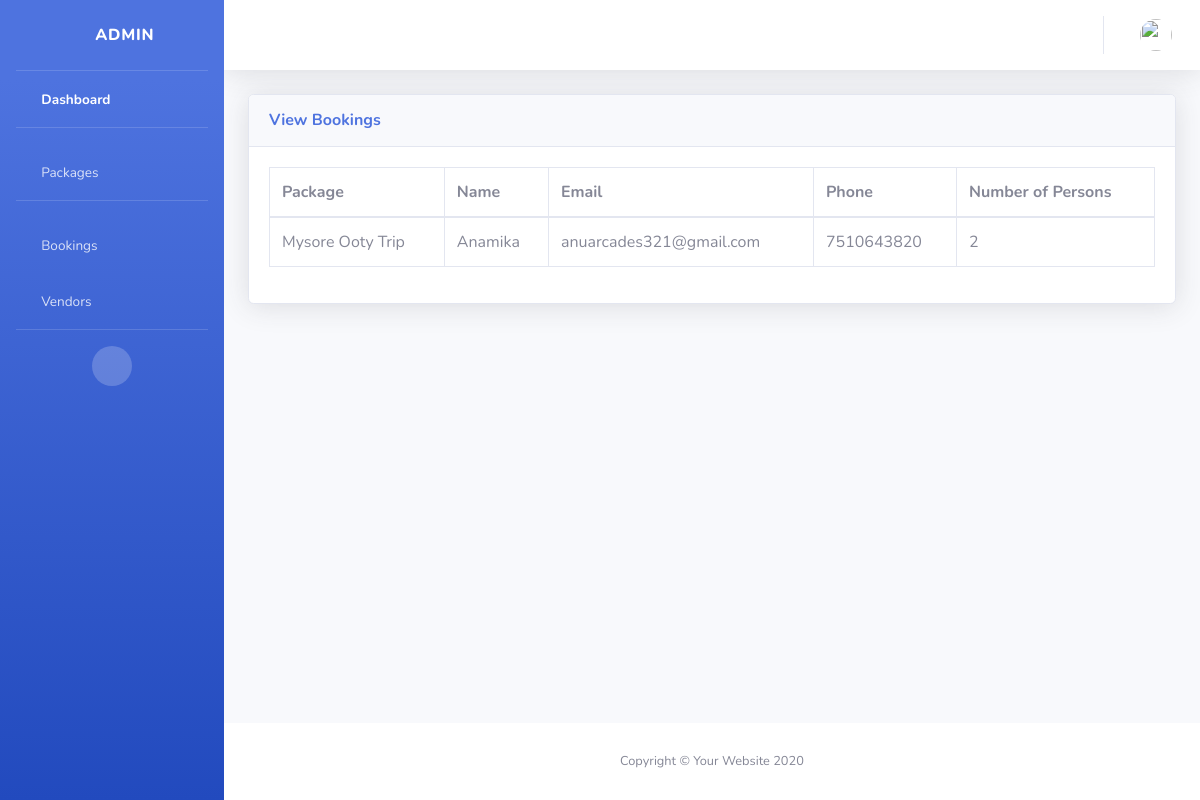
Page /view_bookings/ on the earlier database version.
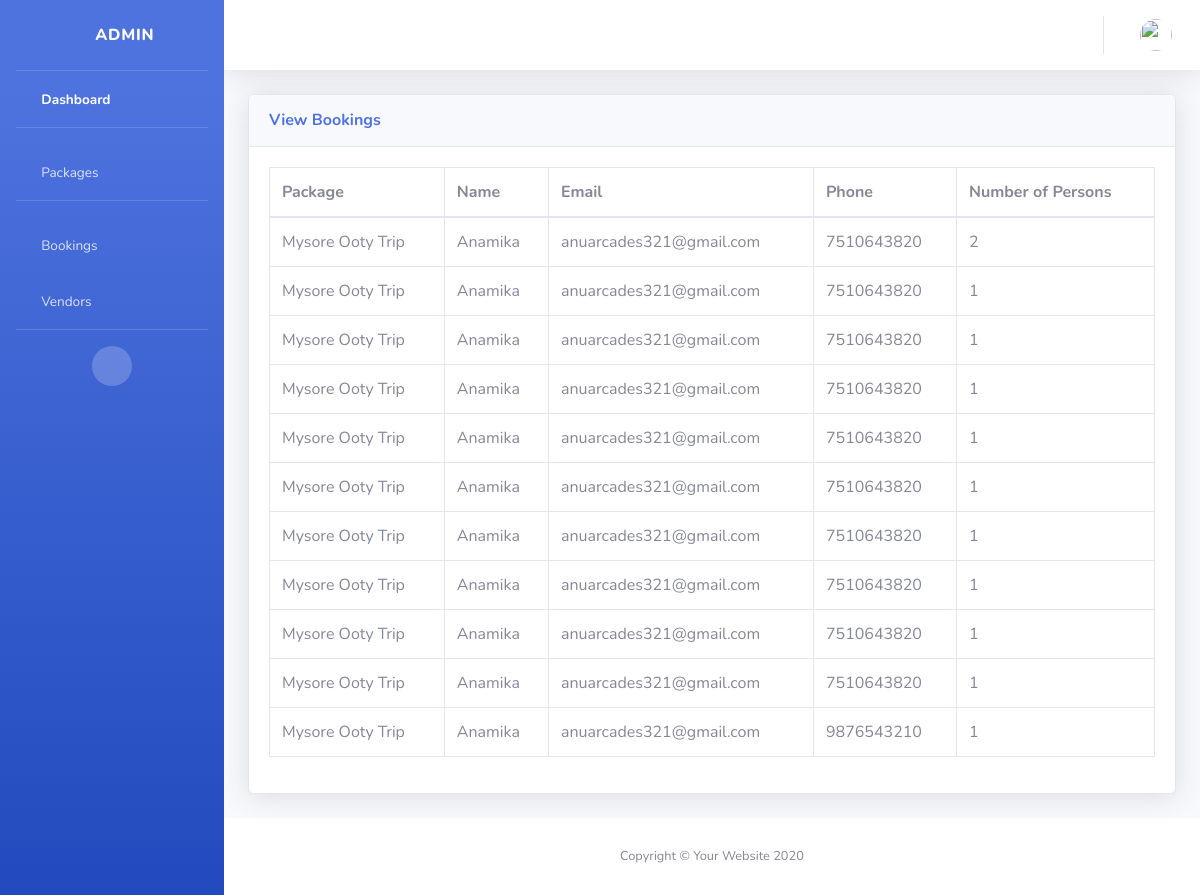
Same page on the later database version.
### vendor/models.py (models this page shows)
class booking_table(models.Model):
    package_id = models.ForeignKey(package_table,on_delete=models.SET_DEFAULT,default=1)
    name = models.CharField(max_length=90, default=None)
    email = models.CharField(max_length=90, default=None)
    phone = models.CharField(max_length=10, default=None)
    no_of_persons = models.IntegerField()
    price = models.FloatField()
    payment_status = models.CharField(max_length=30)
    transaction_id = models.CharField(max_length=90, default="123")
    user_id = models.ForeignKey(register_table, on_delete=models.SET_DEFAULT, default=1)
    booking_status = models.CharField(max_length=30, default=None)
    created_at=models.DateTimeField()
    updated_at=models.DateTimeField()
    class Meta:
        db_table = "bookings"

class package_table(models.Model):
    package_name=models.CharField(max_length=100)
    destination=models.CharField(max_length=100)
    duration=models.CharField(max_length=50)
    price=models.FloatField()
    created_at=models.DateTimeField()
    updated_at=models.DateTimeField()
    description=models.CharField( max_length=150)
    start_date=models.DateField()
    end_date=models.DateField()
    images=models.ImageField(upload_to='images/')
    status=models.CharField(max_length=20)
    vendor_id=models.ForeignKey(register_table,on_delete=models.SET_DEFAULT,default=1)
    class Meta:
        db_table="packages"

### administrator/views.py (the view)
# urls.py: path('view_bookings/', views.view_bookings),
def view_bookings(request):
    bookings = booking_table.objects.filter(booking_status='booked')
    return render(request,'bookings_view.html', {'bookings': bookings})

### administrator/templates/bookings_view.html (shortened to what the changed rows need)
<!DOCTYPE html>
<html lang="en">
{% load static %}
<head>
    <link href="{% static 'vendor/fontawesome-free/css/all.min.css' %}" rel="stylesheet" type="text/css">
    <link href="{% static 'css/sb-admin-2.min.css' %}" rel="stylesheet">
</head>
<body id="page-top">
    <div id="wrapper">
        <div id="content-wrapper" class="d-flex flex-column">
            <div id="content">
                <div class="container-fluid">
                    <div class="card shadow mb-4">
                        <div class="card-body">
                            <div class="table-responsive">
                                <table class="table table-bordered" id="dataTable" width="100%" cellspacing="0">
                                    <thead>
                                        <tr>
                                            <th>Package</th>
                                            <th>Name</th>
                                            <th>Email</th>
                                            <th>Phone</th>
                                            <th>Number of Persons</th>
                                        </tr>
                                    </thead>
                                    <tbody>
                                        {% for data in bookings %}
                                        <tr>
                                            <td>{{data.package_id.package_name}}</td>
                                            <td>{{data.name}}</td>
                                            <td>{{data.email}}</td>
                                            <td>{{data.phone}}</td>
                                            <td>{{data.no_of_persons}}</td>
                                        </tr>
                                        {% endfor %}
                                    </tbody>
                                </table>
                            </div>
                        </div>
                    </div>
                </div>
            </div>
        </div>
    </div>
</body>
</html>

Differences in the rows shown:
added booking_table: package_id.package_name "Mysore Ooty Trip", name "Anamika", email "anuarcades321@gmail.com", phone "7510643820", no_of_persons "1"
added booking_table: package_id.package_name "Mysore Ooty Trip", name "Anamika", email "anuarcades321@gmail.com", phone "7510643820", no_of_persons "1"
added booking_table: package_id.package_name "Mysore Ooty Trip", name "Anamika", email "anuarcades321@gmail.com", phone "7510643820", no_of_persons "1"
added booking_table: package_id.package_name "Mysore Ooty Trip", name "Anamika", email "anuarcades321@gmail.com", phone "7510643820", no_of_persons "1"
added booking_table: package_id.package_name "Mysore Ooty Trip", name "Anamika", email "anuarcades321@gmail.com", phone "7510643820", no_of_persons "1"
added booking_table: package_id.package_name "Mysore Ooty Trip", name "Anamika", email "anuarcades321@gmail.com", phone "7510643820", no_of_persons "1"
added booking_table: package_id.package_name "Mysore Ooty Trip", name "Anamika", email "anuarcades321@gmail.com", phone "7510643820", no_of_persons "1"
added booking_table: package_id.package_name "Mysore Ooty Trip", name "Anamika", email "anuarcades321@gmail.com", phone "7510643820", no_of_persons "1"
added booking_table: package_id.package_name "Mysore Ooty Trip", name "Anamika", email "anuarcades321@gmail.com", phone "7510643820", no_of_persons "1"
added booking_table: package_id.package_name "Mysore Ooty Trip", name "Anamika", email "anuarcades321@gmail.com", phone "9876543210", no_of_persons "1"
